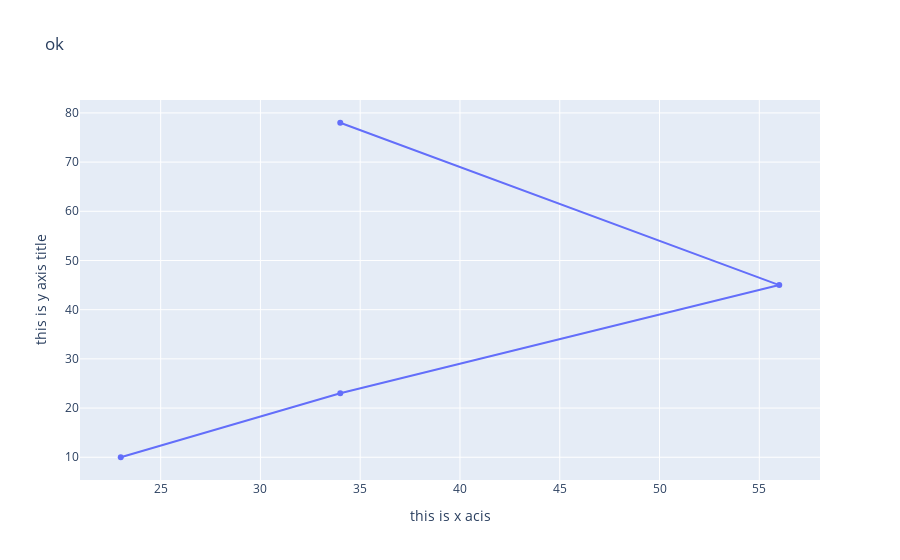

The notebook cell this image was saved under:
### Code cell
xyz.show()

### Figure 1 — Plotly figure (JSON) as saved in the notebook; plotly's stock layout.template omitted (floating-point values rounded to 4 significant figures)
{"data": [{"hoverinfo": "x+y", "type": "scatter", "x": [34, 56, 34, 23], "y": [78, 45, 23, 10]}], "layout": {"autosize": true, "title": {"text": "ok"}, "xaxis": {"autorange": true, "range": [20.96, 58.04], "title": {"text": "this is x acis"}, "type": "linear"}, "yaxis": {"autorange": true, "range": [4.388, 83.61], "title": {"text": "this is y axis title"}, "type": "linear"}}}
